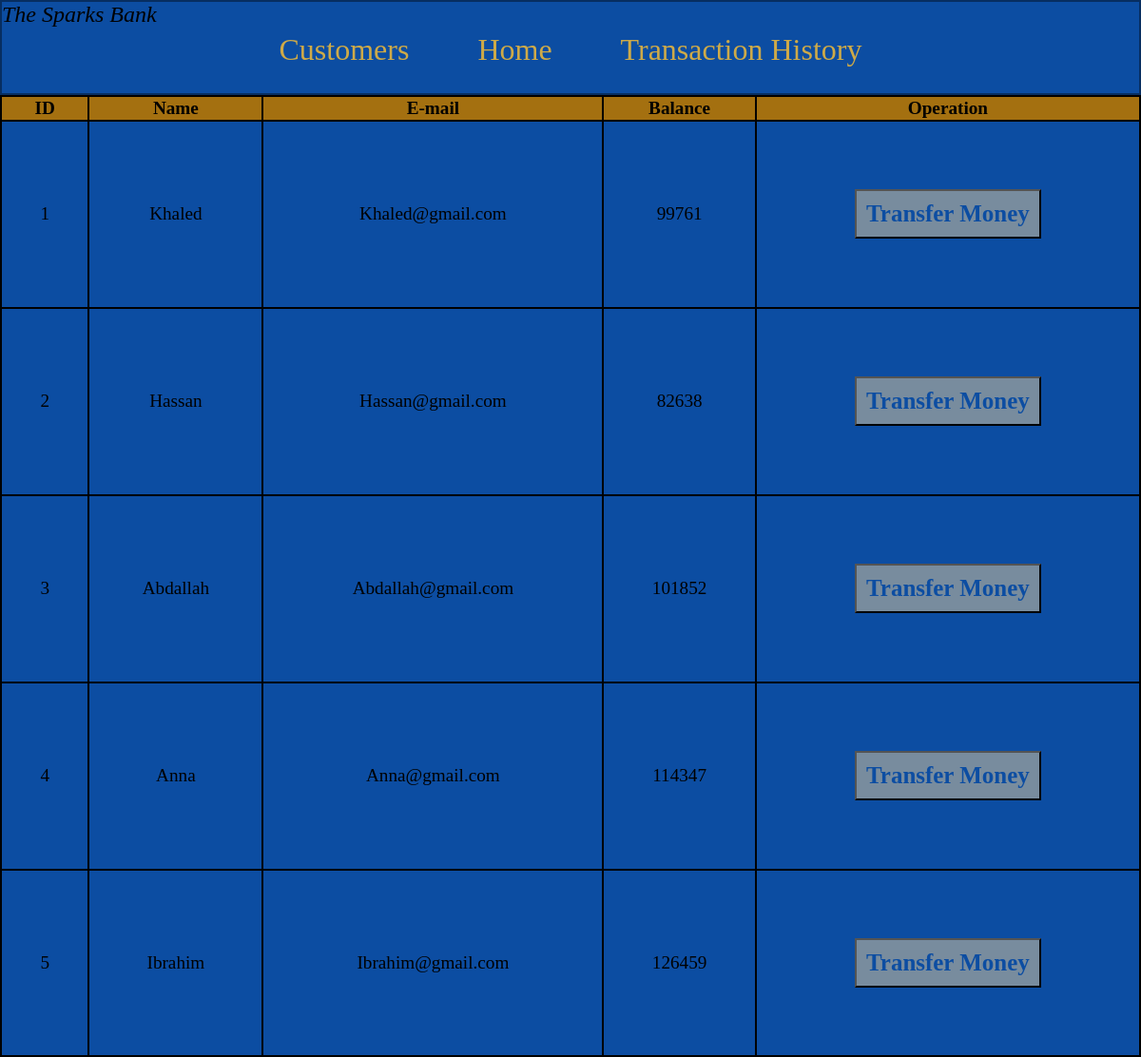
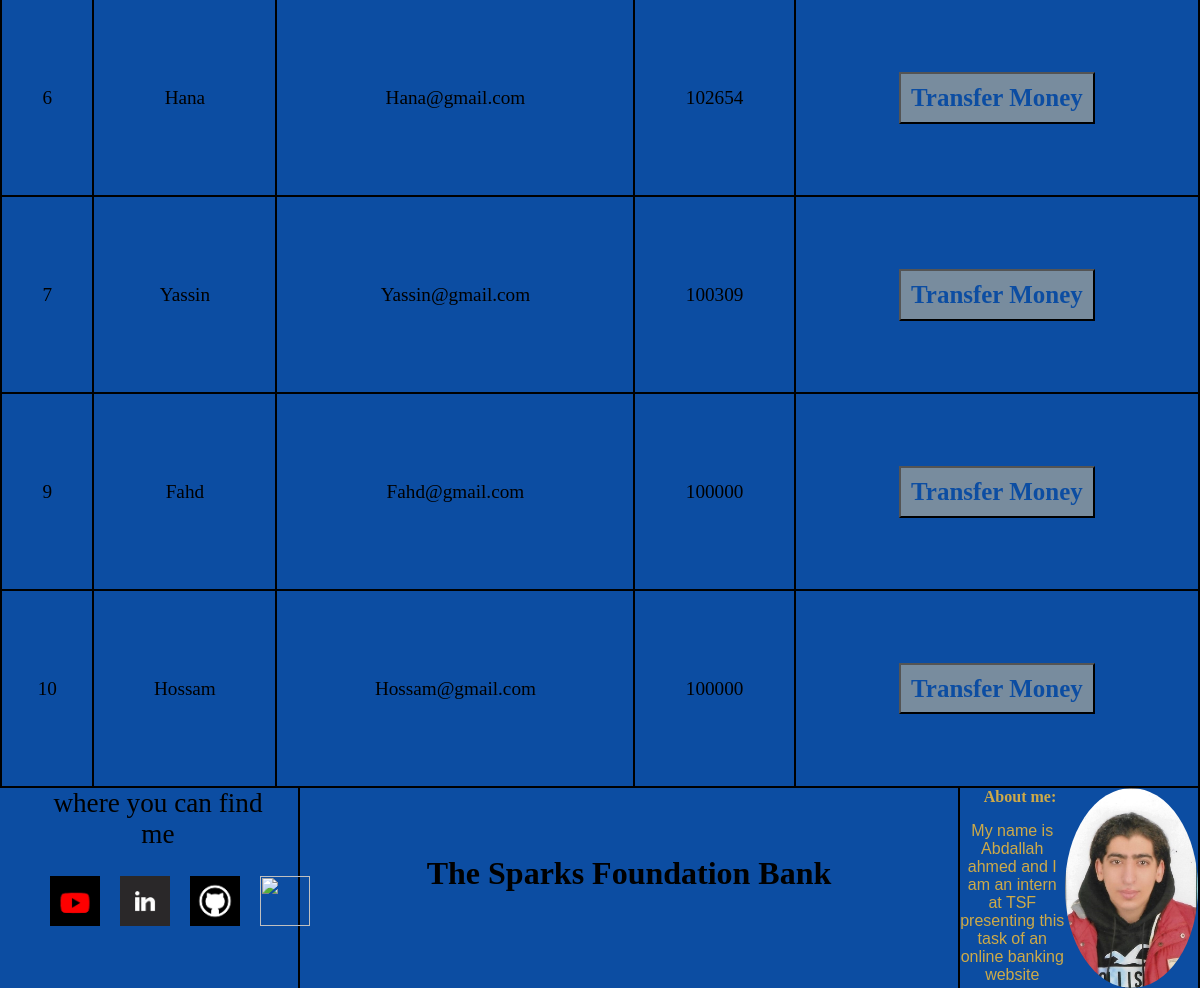
/Customers.php, run on an earlier commit of the app's database (2 pictures, top to bottom).
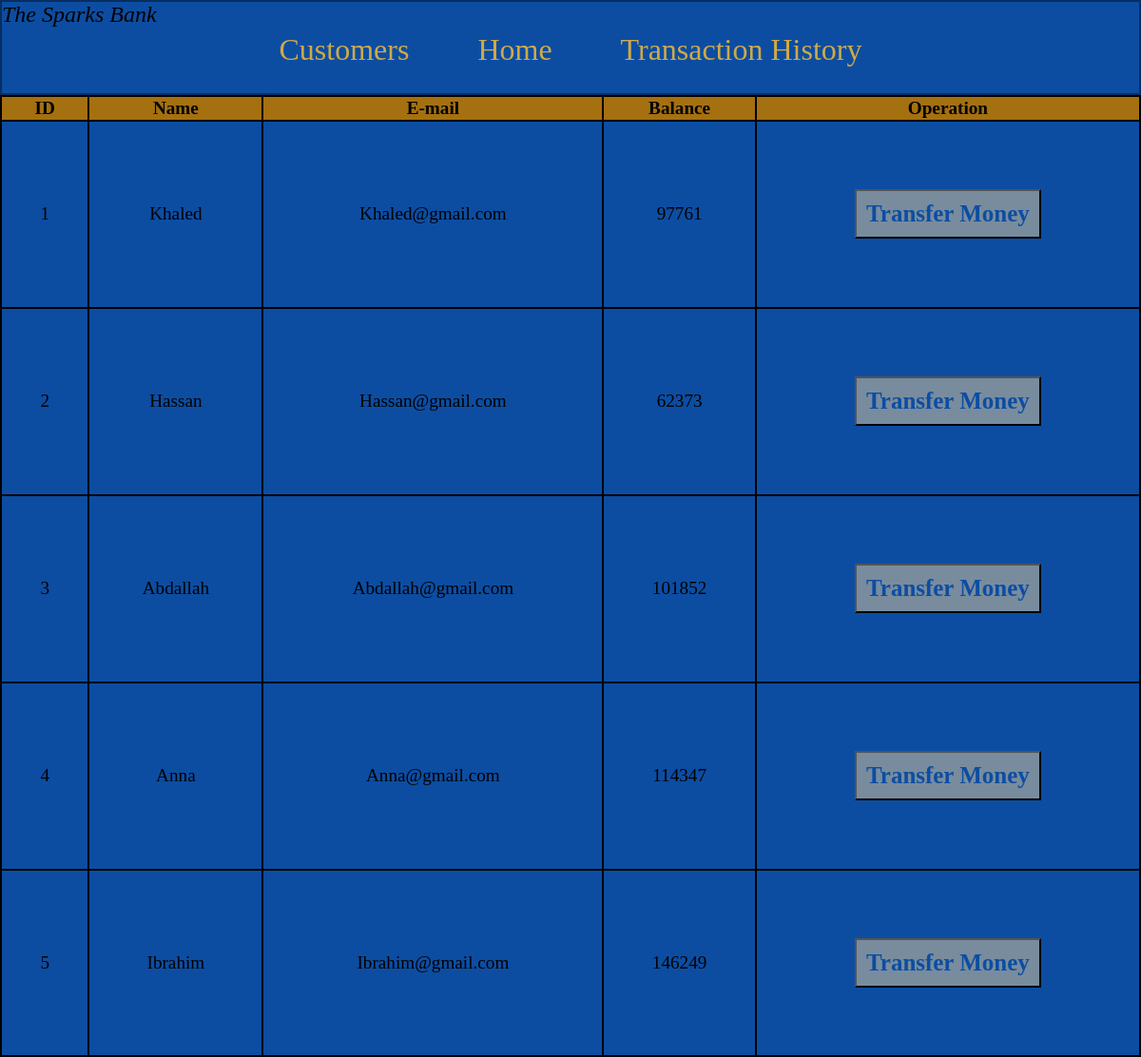
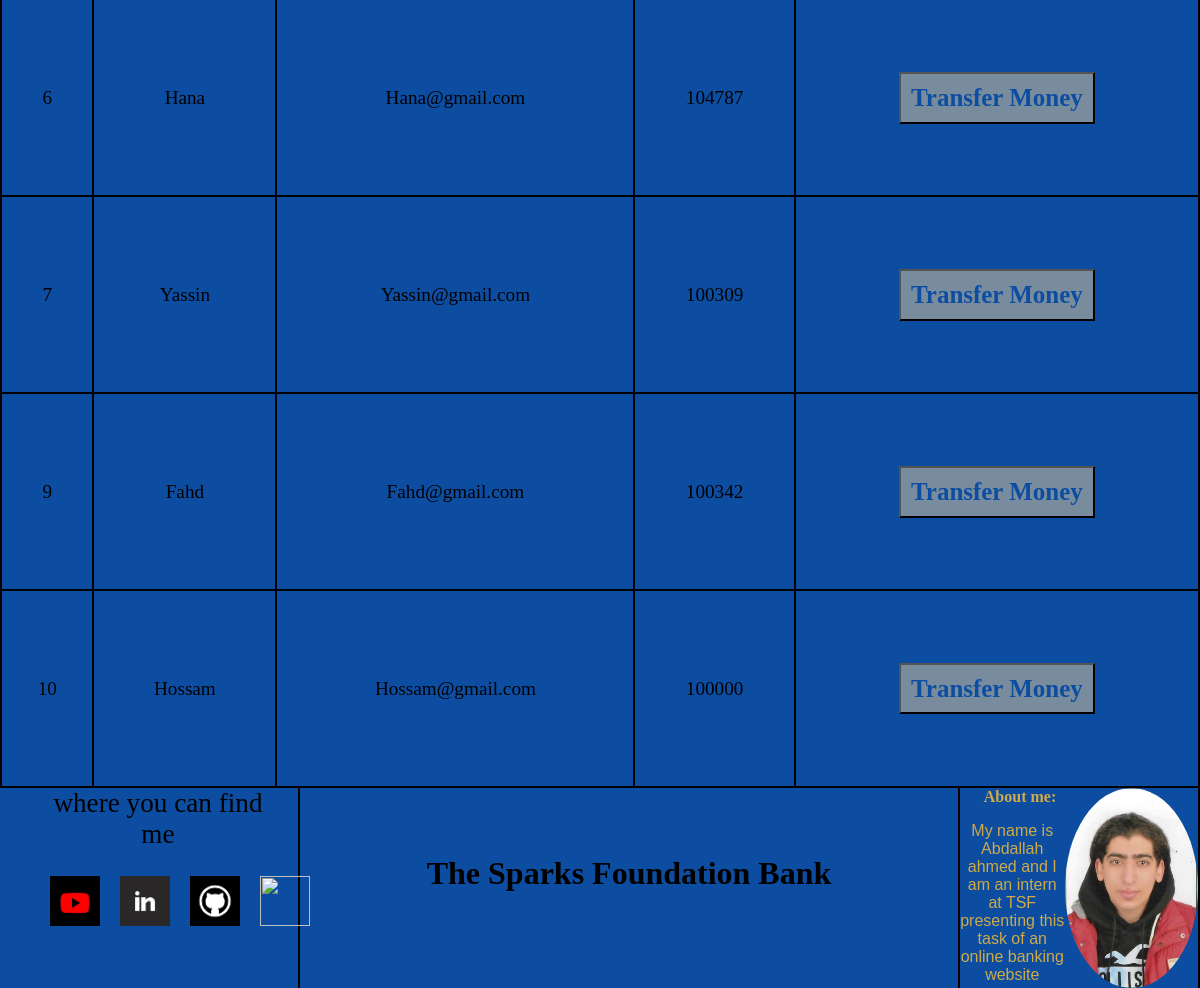
And on a later commit of the database (2 pictures, top to bottom).
### tables this page shows
CREATE TABLE `customers` (
  `customer_id` int(11) NOT NULL,
  `customer_name` varchar(255) NOT NULL,
  `customer_email` varchar(255) NOT NULL,
  `customer_balance` int(11) NOT NULL
);

### Customers.php (the view)
<?php
require_once 'includes/database.php';
include 'includes/head.php';
include 'includes/header.php';
?>
    <section class="main-body-container-2">
                <table class="table-content">
                    <thead>
                        <tr>
                            <th>ID      </th>
                            <th>Name    </th>
                            <th>E-mail  </th>
                            <th>Balance </th>
                            <th>Operation </th>
                        </tr>
                    </thead>
                <?php
                $sql = "SELECT * FROM customers";
                $result= mysqli_query($conn, $sql);
                $row_count= mysqli_num_rows($result);
                ?>
                    <tbody>
                        <?php
                        if ($row_count>0)
                        {
                            while($row = mysqli_fetch_assoc($result))
                            {
                        echo "  <tr>
                                <td>$row[customer_id]  </td>
                                <td>$row[customer_name]    </td>
                                <td>$row[customer_email]  </td>
                                <td>$row[customer_balance] </td>
                                <td> <a href='transfer_money.php'> <button class='btn-transfer'> Transfer Money </button> </a> </td>
                                </tr>   ";
                            }
                        }
                        else
                        {
                            echo "no results found.";
                        }
                        ?>
                    </tbody>
                </table>
    </section>
    <?php
    include 'includes/footer.php';
    ?>

### includes/head.php (shortened to what this page needs)
<!DOCTYPE html>
<html lang="en">
<head>
    <link rel="stylesheet" href="stylesheet.css">
</head>

### includes/header.php
<body>
    <header class="container">
        <h3 class="header-name"> The Sparks Bank </h3>
        <nav class="main-nav nav">
            <ul>
                <li><a href="Customers.php">Customers</a></li>
                <li><a href="home.php">Home</a></li>
                <li><a href="transaction_history.php">Transaction History</a></li>
            </ul>
        </nav>
    </header>

### includes/footer.php
<footer class="footer-container">
        <div class="my-info-container">
            <h4 class="about-header">About me:</h4>
            <img src="images/headshot.jpg" class="my-img">
            <p class="about-desc" id="about-desc">
                My name is Abdallah ahmed and I am an intern at TSF presenting this task of an online banking website
            </p>
        </div>
        <div class="tsf-footer-container">
            <h1 class="tsf-footer-header">The Sparks Foundation Bank</h1>
        </div>
        <div class="my-links-container">
            <span class="find-me">where you can find me</span>
            <div class="img-icons">
                <ul>
                    <li>
                         <a href="https://www.youtube.com/channel/UCe7Nb7QAlk9AmuFNFqkOLXA">
                              <img src="images/youtube.png" class="icon">
                        </a>
                    </li>
                    <li>
                         <a href="https://www.linkedin.com/in/abdallah-tawheed-8b5549175/">
                              <img src="images/linkedn.png" class="icon">
                        </a>
                    </li>
                    <li>
                         <a href="https://github.com/undercodathon">
                             <img src="images/github.png" class="icon">
                        </a>
                    </li>
                    <li>
                        <a href="https://www.facebook.com/abdallah.a.maged1">
                            <img src="images/facebook.png   " class="icon">
                        </a>
                    </li>
                </ul>
            </div>
        </div>
    </footer>
</body>
</html>

### stylesheet.css (style rules this page uses)
html, body { margin: 0; padding: 0; }
* { box-sizing: border-box; }
.header-name { color: solid black; font-weight:500; padding: 0; margin: 0; font-size: 1.5em; font-family: Cambria, Cochin, Georgia, Times, 'Times New Roman', serif; font-style: italic; }
.nav a { text-decoration: none; display: inline-block; padding: 0; margin: 0; color: rgb(206, 170, 72); }
.nav ul { padding: 0; margin: 0; }
.nav li { display:inline; padding: 1em; }
.main-nav { position: relative; top: 5%; text-align: center; font-size: 2em; font-weight: lighter; }
.container { width: auto; height: 100px; background-color:#0C4DA2; border: 2px solid rgba(0, 0, 0, 0.404); }
.footer-container { display: inline-flexbox; width: 100%; height: 200px; background-color:#0C4DA2; }
.my-info-container { display: inline-flexbox; width: 20%; height: 200px; background-color:#0C4DA2; float: right; border-right: 2px solid black; }
.about-header { display: inline-block; margin: 0; padding:0; margin-left: 10%; color: rgb(206, 170, 72); }
.my-img { height: 200px; border-radius: 50% ; background-color:#0C4DA2; float: right; }
.about-desc { max-width: 150px; text-align: center; font-family:'Lucida Sans', 'Lucida Sans Regular', 'Lucida Grande', 'Lucida Sans Unicode', Geneva, Verdana, sans-serif; color: rgb(206, 170, 72); }
.tsf-footer-container { display: inline-flexbox; width: 55%; height: 200px; float: right; border-right: 2px solid black; }
.tsf-footer-header { text-align: center; line-height: 400% ; max-height: 200px; }
.my-links-container { width: 25%; height: 200px; border-right: 2px solid black; float: right; }
.find-me { display: flex; text-align: center; padding-left: 16%; padding-right: 10%; font-size: 1.7em; }
.img-icons { max-width: fit-content; max-height: fit-content; display:flex; justify-content: center; }
.img-icons a { text-decoration: none; display:flex; }
.img-icons ul { display: flex; text-align: center; }
.img-icons li { padding: 5%; display:flex; }
.icon { width: 50px; height: 50px; display:flex; justify-content: center; }
.main-body-container-2 { background-color: rgb(0, 0, 0); width: 100%; height: 1800px; display: flex; justify-content: center; }
.btn-transfer { text-align: center; font-size: 1.3em; padding: 0.4em; background-color: #788c9e; color: #0C4DA2; font-family: 'Times New Roman', Times, serif; font-weight: bold; }
.table-content { min-width: 100%; margin: 0px 25px; font-size: 1.2em; border-color: #000; }
.table-content thead tr { background-color: rgba(199, 136, 20, 0.822); color: #000; text-align: center; font-weight: bold; }
.table-content td { text-align: center; padding: 16px; }
.table-content tr { text-align: center; }
.table-content tbody tr { background-color: #0C4DA2; border-bottom: 2px solid rgb(255, 0, 0); }

What changed in the data, as far as the page shows it:
changed customers "Khaled": customer_balance "99761" → "97761"
changed customers "Hassan": customer_balance "82638" → "62373"
changed customers "Ibrahim": customer_balance "126459" → "146249"
changed customers "Hana": customer_balance "102654" → "104787"
changed customers "Fahd": customer_balance "100000" → "100342"
